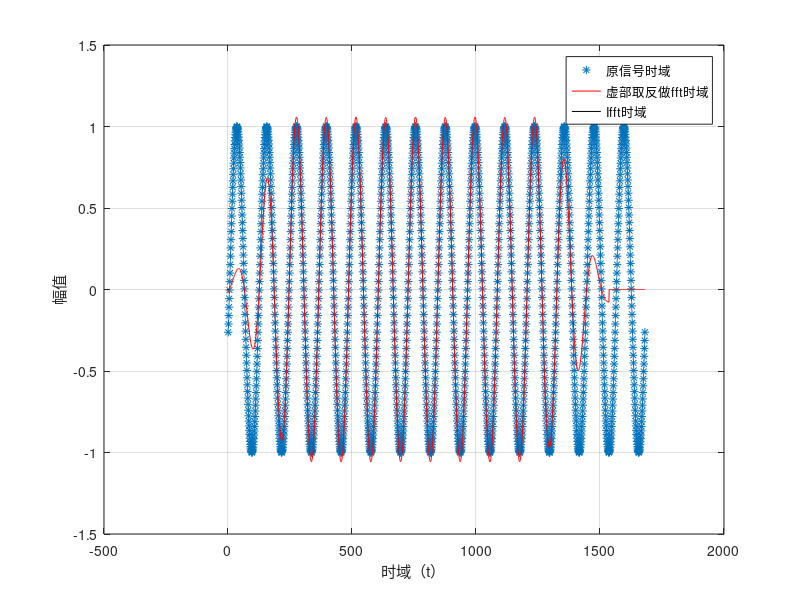

The MATLAB source for this figure:

%% 将正弦波做FFT计算，50%的重叠。验证IFFT的计算——对比自带函数IFFT函数，和对FFT结果取共轭，再进行FFT计算的区别。
clear;clf;
Fs=24000;t = 0:1/Fs:0.07;y=sin(200*2*pi*t+50);      % 24k采样率下，生成200Hz、0.07秒正弦波
i=(floor(length(y)/512)-1)*2;                       % 因为分帧计算，这里计算循环次数。因为要50%的重叠，所以需要乘以2
yfft=zeros(1,length(y));            % 初始化函数
yifft=zeros(1,length(y));           % 初始化函数
Windows=hamming(512);               % 取窗函数
for a =0:i
    StartPoint=1+256*a;            
    y0(1:512)=y(StartPoint:(StartPoint+512-1)); %取每次要处理的512个数据
    y0=y0.*Windows';                % 加窗
    TempData=fft(y0);               % 做FFT计算
    Yifft=ifft(TempData);           % MATLAB自带IFFT函数
    Yfft=conj(TempData);            % 取共轭复数
    Yfft=fft(Yfft);                 % 虚部取反做FFT计算
    Yfft=(real(Yfft)/512)*0.98;     % 取出实部，并对其除以N。乘以0.98为了做图进行对比
    yfft(StartPoint:StartPoint+512-1)=yfft(StartPoint:StartPoint+512-1)+Yfft;       %重组
    yifft(StartPoint:StartPoint+512-1)=yifft(StartPoint:StartPoint+512-1)+Yifft;    %重组
end
%% 作图
figure(1);
plot(y,'*');            hold on
plot(yfft,'r');         hold on ;
plot(yifft,'k');        grid on
legend('原信号时域','虚部取反做fft时域','Ifft时域');
xlabel('时域（t）');
ylabel('幅值');
